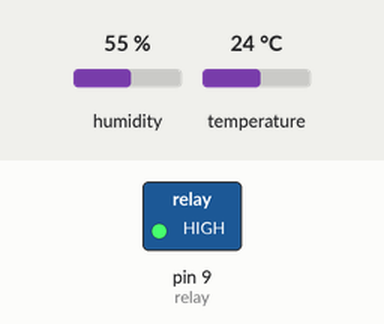
This sketch was run on a simulated Arduino Uno, built with avr-gcc and run on an emulated ATmega328P. Shown: switched loads named in the sketch (green lamp = pin HIGH). The test bench sets the inputs (shaded band); at power-on: temperature 24 °C, humidity 55 %. What the sketch prints to the serial monitor is not drawn.

Above: at 5.8 s.
5.9 s: temperature set to 27 °C
10.2 s: temperature set to 30 °C
At 12.4 s:
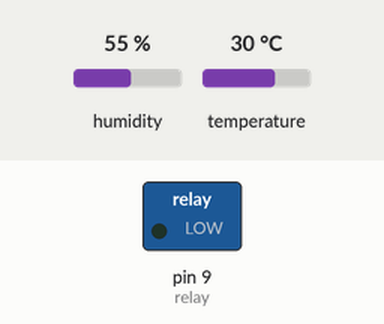
15.6 s: temperature set to 12 °C
At 17.5 s:
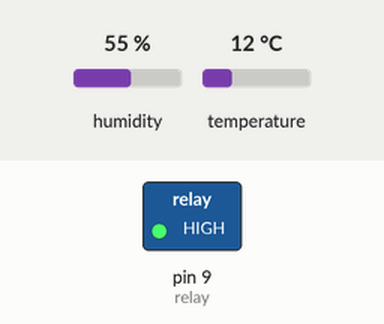
19.9 s: temperature set to 33 °C
At 20.7 s:
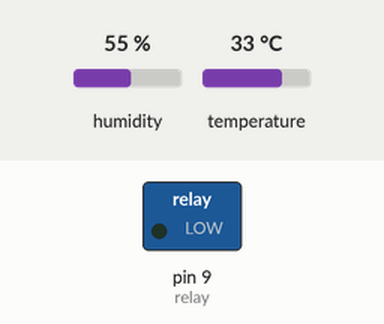
Timing chart, 0 to 22.9 s (numbered marks = the images above; inputs shaded):
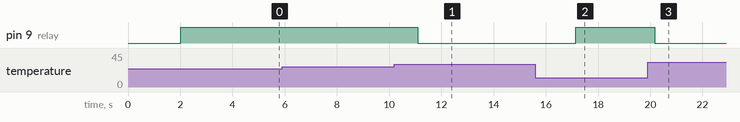

The sketch:

dht11_code.ino
```cpp
#include "DHT.h"

#define DHTPIN 8     // what pin we're connected to

int LEDpin=13;
int relay = 9;

#define DHTTYPE DHT11   // DHT 11

// Initialize DHT sensor for normal 16mhz Arduino
DHT dht(DHTPIN, DHTTYPE);

void setup() {
  Serial.begin(9600);
  Serial.println("DHTxx test!");
  pinMode(relay,OUTPUT);

  dht.begin();
}

void loop() {
  // Wait a few seconds between measurements.
  delay(2000);

  // Reading temperature or humidity takes about 250 milliseconds!
  // Sensor readings may also be up to 2 seconds 'old' (its a very slow sensor)
  float h = dht.readHumidity();
  // Read temperature as Celsius
  float t = dht.readTemperature();

  // Check if any reads failed and exit early (to try again).
  if (isnan(h) || isnan(t)) {
    Serial.println("Failed to read from DHT sensor!");
    return;
  }


if (t> 28){
  digitalWrite(relay, LOW);
  Serial.print("The bulb is ON");
  delay(1000);
  }
  else{
    digitalWrite(relay, HIGH);
    Serial.print("The bulb is OFF");
    delay(1000);
  }
Serial.print("Humidity= ");
Serial.println(h);
Serial.print("Temperature= ");
Serial.print(t);

}
```

Measured:
- the behaviour switches between 28 and 29 °C on temperature (found by bisection; images 0 and 1)
- after the input at 5.9 s, every drawn part: stays the same
- after the input at 10.2 s, pin 9 (relay): HIGH → LOW after 0.90 s
- after the input at 15.6 s, pin 9 (relay): LOW → HIGH after 1.5 s
- after the input at 19.9 s, pin 9 (relay): HIGH → LOW after 0.27 s
